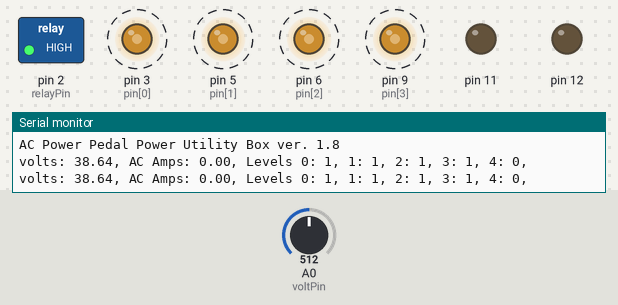
A sketch run on a simulated Arduino Uno, built with avr-gcc and run on an emulated ATmega328P. On the bench: switched loads named in the sketch (green lamp = pin HIGH), output pins drawn as LEDs (lit = HIGH), the last lines printed to the serial monitor. Dashed ring = blinking. The inputs (shaded band) are chosen by the test bench; at power-on: A0 (voltPin) = 512.

Above: at 1.2 s.
1.3 s: A0 (voltPin) set to 306
At 1.8 s:
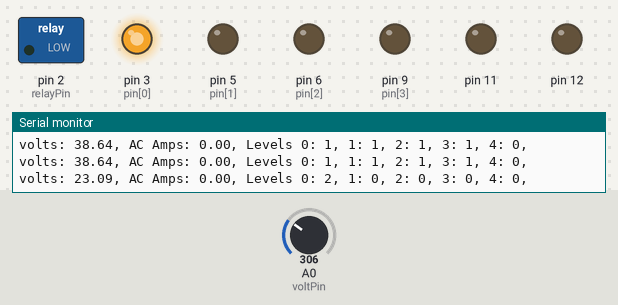
2.9 s: A0 (voltPin) set to 170
At 4.0 s:
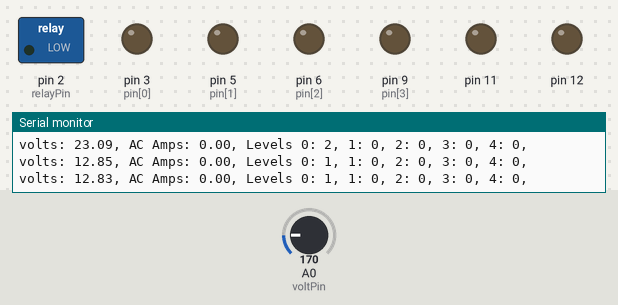
5.9 s: A0 (voltPin) set to 610
At 6.21 s:
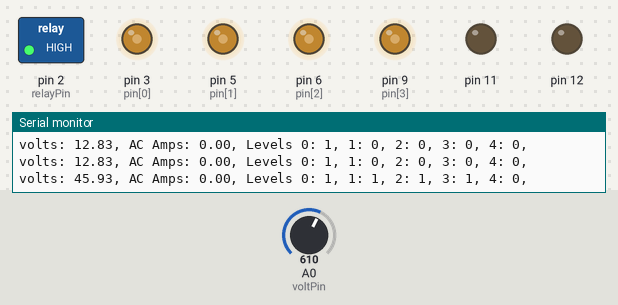
8.9 s: A0 (voltPin) set to 511
Timing chart, 0 to 12.9 s (numbered marks = the images above; inputs shaded):
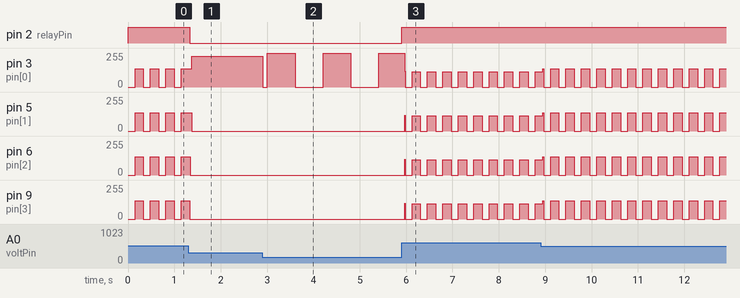

Measured:
- after the input at 1.3 s, pin 2 (relayPin): HIGH → LOW at once; pin 6 (pin[2]), pin 9 (pin[3]): goes on until 1.3 s, then stays 0/255
- after the input at 2.9 s, pin 3 (pin[0]): 231/255 → 0/255 at once, then repeats every 1.2 s: 255/255 0.60 s, 0/255 0.60 s
- after the input at 5.9 s, pin 2 (relayPin): LOW → HIGH at once; pin 5 (pin[1]), pin 6 (pin[2]), pin 9 (pin[3]): 0/255 → 118/255 after 0.07 s, then repeats every 0.33 s: 0/255 0.15 s, 116/255 0.18 s
- by itself, pin 6 (pin[2]), pin 9 (pin[3]): alternates 138/255 for 0.18 s and 0/255 for 0.15 s

The sketch:

AC_Power_Utility_box_1dot8.ino
```cpp
  //#include <SoftPWM.h>

/**** Split-rail Pedalometer
* Arduino code to run the sLEDgehammer
* ver. 1.6
* Written by:
* Thomas Spellman <thomas@thosmos.com>
* Jake <jake@spaz.org>
* Paul@rockthebike.com
*
* Notes:
* 1.6 - moved version to the top, started protocol of commenting every change in file and in Git commit
* 1.7 - jake 6-21-2012 disable minusalert until minus rail is pedaled at least once (minusAlertEnable and startupMinusVoltage)
* 1.8 -- FF added annoying light sequence for when relay fails or customer bypasses protection circuitry.+

*/

char versionStr[] = "AC Power Pedal Power Utility Box ver. 1.8";

/*

Check the system voltage.
Use a double array to check desired behavior for current voltage.
Do the desired behavior until the next check.

Repeat.

*/


const int pwm = 0;
const int onoff = 1;

const int numLevels = 5;

// Arduino pin for each output level
const int numPins = 4; // Number of active Arduino Pins for + rail team.
int pin[numPins] = {3, 5, 6, 9};

// voltages at which to turn on each level
//float levelVolt[numLevels] = {21, 24.0, 27.0};
float levelVolt[numLevels] = {22.0, 23.5, 24.8, 26.7, 27.2};
//float levelVolt[numLevels] = {15.0, 17, 19.5, 22.2, 23};
int levelMode=0; // 0 = off, 1 = blink, 2 = steady
int whichPin[]={3, 5, 6, 9, 9}; //Mark, please help!

// voltages at which to turn on each level
//float levelVolt[numLevels] = {21, 24.0, 27.0};
//float minusRailLevelVolt[numLevels] = {22.0, 23.5, 24.8, 26.7, 27.2};
//int minusRailLevelMode=0; // 0 = off, 1 = blink, 2 = steady

int levelType[numLevels] = {pwm, pwm, pwm, pwm, pwm};


// type of each level (pwm or onoff)


// Arduino pins to be used as inputs to voltage sensor. This shows where to connect the wires!
const int voltPin = A0; // Voltage Sensor Input
//const int minusVoltPin = A1; // Voltage Sensor Input
//const int ACAmpsPin = A2; // Voltage Sensor Input
//const int plusRailAmpsPin = A1;

const int relayPin=2;
//const int twelveVoltPin=12;
//const int twelveVoltProtectionPin=8;

/*
Pin A0 --- AttoPilot "V"
Pin A1 --- AttoPilot "I"
GND ------ AttoPilot "GND"
GND ------ SerLCD "GND"
5V ------- SerLCD "VCC"
*/

//const int minusRelayPin=12;
//adc = v * 10/110/5 * 1024 == v * 18.618181818181818; // for a 10k and 100k voltage divider into a 10bit (1024) ADC that reads from 0 to 5V

const float voltcoeff = 13.25;  // larger numer interprets as lower voltage
const float ampcoeff = 7.4;

//MAXIMUM VOLTAGE TO GIVE LEDS

const float maxVoltLEDs = 21.0; //LED
const float maxVoltPlusRail = 27.5;  //
const float dangerVoltPlusRail = 28.0;


//Hysteresis variables
const float plusRailComeBackInVoltage = 26;
const float plusRailComeBackInVoltagetwelveVoltMode = 13.7;
int plusRailHysteresis=0;
int dangerVoltageState=0;
//int minusRailHysteresis=0;

// vars to store temp values
int adcvalue = 0;

//Voltage related variables.
float voltage = 0;
//float minusRailVoltage=0;
//float startupMinusVoltage=0;  // inital read of minus rail, to see if minus is being pedaled at all

//Current related variables
float plusRailAmps=0;
float ACAmps=0;
int plusRailAmpsRaw;
int ACAmpsRaw;

// on/off state of each level (for use in status output)
int state[numLevels];
int desiredState[numPins];

const int AVG_CYCLES = 50; // average measured voltage over this many samples
const int DISPLAY_INTERVAL_MS = 500; // when auto-display is on, display every this many milli-seconds
const int VICTORYTIME=4000;

int readCount = 0; // for determining how many sample cycle occur per display interval

// vars for current PWM duty cycle
int pwmValue;
//int pwmvalue24V;
boolean updatePwm = false;
//boolean minusAlert = false;  // makes all the pedalometer lights flash because minus rail is low
//boolean minusAlertEnable = false;  // only enable the minusAlert if minus rail is pedaled at all
//const float minusAlertVoltage = 14.5;  // below this voltage, if enabled, minusAlert happens.
//


// timing variables for blink. Mark, there are too many of these.
int blinkState=0;
int fastBlinkState=0;
unsigned long time = 0;
unsigned long currentTime = 0;
unsigned long lastFastBlinkTime = 0;
unsigned long lastBlinkTime = 0;
unsigned long timeRead = 0;
unsigned long timeDisplay = 0;
unsigned long timeWeStartedCheckingForVictory = 0;

// Time related variables. Mark, this may be a vestige of the sLEDgehammer code but we should bring this feature back because in this video, the flickering would be prevented:
//Basically this is a minimum time to keep each level on for before you can change it. http://www.rockthebike.com/pedal-power-utility-box-from-rock-the-bike/
unsigned long onTime = 500;
unsigned long levelTime = 0;

// current display level
int level = -1;

// var for looping through arrays
int i = 0;
int x = 0;
int y = 0;


void setup() {
  Serial.begin(57600);

// Initialize Software PWM
  //SoftPWMBegin();

  Serial.println(versionStr);

  pinMode(voltPin,INPUT);
//  pinMode(minusVoltPin, INPUT);
  pinMode(relayPin, OUTPUT);
  digitalWrite(relayPin,LOW);
//  pinMode(minusRelayPin, OUTPUT);
//   pinMode(twelveVoltPin, INPUT);
//      pinMode(twelveVoltProtectionPin, INPUT);

  // init LED pins
//  pinMode(10, OUTPUT); // wtf?  this is relay pin -jake
  for(i = 0; i < numLevels; i++) {
    pinMode(pin[i],OUTPUT);
    if(levelType[i] == pwm)
      analogWrite(pin[i],0);
    else if(levelType[i] == onoff)
      digitalWrite(pin[i],0);
//       digitalWrite(twelveVoltPin, HIGH);
//       digitalWrite(twelveVoltProtectionPin, HIGH);
  }

  //init - Rail LED / pedalometer pins
  //???
//  pinMode(10, OUTPUT); // wtf?  this is relay pin -jake
  pinMode(11,OUTPUT);
  pinMode(12, OUTPUT);
//  twelveVoltPedalometerMode=false;
  // digitalWrite(minusRelayPin, LOW);
   getVoltages();
//   startupMinusVoltage = minusRailVoltage;  // we don't enable minusAlert unless minus rail gets pedaled up from the voltage it started at
}

boolean levelLock = false;
int senseLevel = -1;

void loop() {

  getVoltages();

  getCurrents();
  setpwmvalue();
  readCount++;


 //First deal with the blink

          time = millis();
          currentTime=millis();
          if (((currentTime - lastBlinkTime) > 600) && blinkState==1){
               //                  Serial.println("I just turned pwm to 0.");
             //     pwmValue=0;
                  blinkState=0;
                       //   analogWrite(whichPin[i], pwmValue);
                  lastBlinkTime=currentTime;
                } else if (((currentTime - lastBlinkTime) > 600) && blinkState==0){
                 //   Serial.println("I just turned blinkstate to 1.");
                   blinkState=1;
                   lastBlinkTime=currentTime;
                }


          if (((currentTime - lastFastBlinkTime) > 180) && fastBlinkState==1){
               //                  Serial.println("I just turned pwm to 0.");
             //     pwmValue=0;
                  fastBlinkState=0;
                       //   analogWrite(whichPin[i], pwmValue);
                  lastFastBlinkTime=currentTime;
                } else if (((currentTime - lastFastBlinkTime) > 150) && fastBlinkState==0){
                 //   Serial.println("I just turned blinkstate to 1.");
                    fastBlinkState=1;
                   lastFastBlinkTime=currentTime;
                }


//Test for Twelve Volt Mode
// Serial.println ("Twelve Volt Mode is in effect.");


//Serial.println( twelveVoltProtectionMode ? "Twelve Volt Protection Mode is true" : "Twelve Volt Protection Mode is false");

  //protect the ultracapacitors if needed


if (voltage > maxVoltPlusRail){

   digitalWrite(relayPin, HIGH);
   plusRailHysteresis=1;
  }

if (plusRailHysteresis==1 && voltage < plusRailComeBackInVoltage){
 digitalWrite(relayPin, LOW);
 plusRailHysteresis=0;
 }

if (voltage > dangerVoltPlusRail){
   dangerVoltageState=1;
  } else {
    dangerVoltageState=0;
  }

    //Set the desired lighting states.

      senseLevel = -1;
      if (voltage <=levelVolt[0]){
        senseLevel=0;
    //    Serial.println("Level Mode = 1");
        desiredState[0]=1;
      } else {

      for(i = 0; i < numLevels; i++) {

        if(voltage >= levelVolt[i]){
          senseLevel = i;
          desiredState[i]=2;
          levelMode=2;
        } else desiredState[i]=0;
     //   if (minusAlert == true) desiredState[i] = 3;  // make all lights blink if minusAlert is true, get attention to text display
      }
      }

      level=senseLevel;
  //    Serial.print("Level: ");
   //   Serial.println(level);
     if (level == (numLevels-1)){
  // Serial.print("LevelMode = 1");
        desiredState[level-1] = 3; //workaround
      }

      // End setting desired states.
   if (dangerVoltageState){
      for(i = 0; i < numLevels; i++) {
        desiredState[i] = 3;
      }
   }


    // Do the desired states.
    // loop through each led and turn on/off or adjust PWM


    for(i = 0; i < numPins; i++) {

      if(levelType[i]==pwm) {

        if(desiredState[i]==2){
          analogWrite(whichPin[i], pwmValue);

          state[i] = 2;}
        else if (desiredState[i]==0){
          analogWrite(whichPin[i], 0);
          state[i] = 0;}
        else if (desiredState[i]==1 && blinkState==1){
         analogWrite(whichPin[i], pwmValue);
         state[i] = 1;}
        else if (desiredState[i]==1 && blinkState==0){
         analogWrite(whichPin[i], 0);
         state[i] = 1;}
        else if (desiredState[i]==3 && fastBlinkState==1){
         analogWrite(whichPin[i], pwmValue);
         state[i] = 1;}
        else if (desiredState[i]==3 && fastBlinkState==0){
         analogWrite(whichPin[i], 0);
         state[i] = 1;

      }
    }
    } //end for

    //Now show the - Team how hard to pedal.


  if(time - timeDisplay > DISPLAY_INTERVAL_MS){
    timeDisplay = time;
    printDisplay();
    readCount = 0;
  }

}

void setpwmvalue()
{

  // The effective voltage of a square wave is
  // Veff = Vin * sqrt(k)
  // where k = t/T is the duty cycle

  // If you want to make 12V from a 20V input you have to use
  // k = (Veff/Vin)^2 = (12/20)^2 = 0.36

  int newVal = 0;

  if (voltage <= maxVoltLEDs) {
    newVal = 255.0;
  }
  else {
    newVal = maxVoltLEDs / voltage * 255.0;
  }

// if(voltage <= 24) {
// pwmvalue24V = 255.0;
// }
// else {
// pwmvalue24V = sq(24 / voltage) * 255.0;
// }

  if(newVal != pwmValue) {
    pwmValue = newVal;
    updatePwm = true;
  }
}

void getCurrents(){


 plusRailAmps = average(adc2amps(adcvalue), plusRailAmps);

}

void getVoltages(){

 //first two lines are for + rail
  adcvalue = analogRead(voltPin);
  voltage = average(adc2volts(adcvalue), voltage);

}

//Future simplification / generalization
void protectUltracap(int whichRail){

  // Turn OFF the relay to protect either the minus or the plus rail

}

//Future simplification / generalization
void restoreUltracapAfterHysteresis(){
  // Turn ON the relay for normal operation
}

float average(float val, float avg){
  if(avg == 0)
    avg = val;
  return (val + (avg * (AVG_CYCLES - 1))) / AVG_CYCLES;
}

static int volts2adc(float v){
 /* voltage calculations
*
* Vout = Vin * R2/(R1+R2), where R1 = 100k, R2 = 10K
* 30V * 10k/110k = 2.72V // at ADC input, for a 55V max input range
*
* Val = Vout / 5V max * 1024 adc val max (2^10 = 1024 max vaue for a 10bit ADC)
* 2.727/5 * 1024 = 558.4896
*/
//int led3volts0 = 559;

/* 24v
* 24v * 10k/110k = 2.181818181818182
* 2.1818/5 * 1024 = 446.836363636363636
*/
//int led2volts4 = 447;

//adc = v * 10/110/5 * 1024 == v * 18.618181818181818;

return v * voltcoeff;
}


float adc2volts(float adc){
  // v = adc * 110/10 * 5 / 1024 == adc * 0.0537109375;
  return adc * (1 / voltcoeff); // 55 / 1024 = 0.0537109375;
}

float adc2amps(float adc){

  return adc * (1 / ampcoeff);
}


void printDisplay(){
  Serial.print("volts: ");
  Serial.print(voltage);
    Serial.print(", AC Amps: ");
  Serial.print(ACAmps);

  Serial.print(", Levels ");
  for(i = 0; i < numLevels; i++) {
    Serial.print(i);
    Serial.print(": ");
    Serial.print(state[i]);
    Serial.print(", ");
  }

  Serial.println("");
  Serial.println();

}
```
